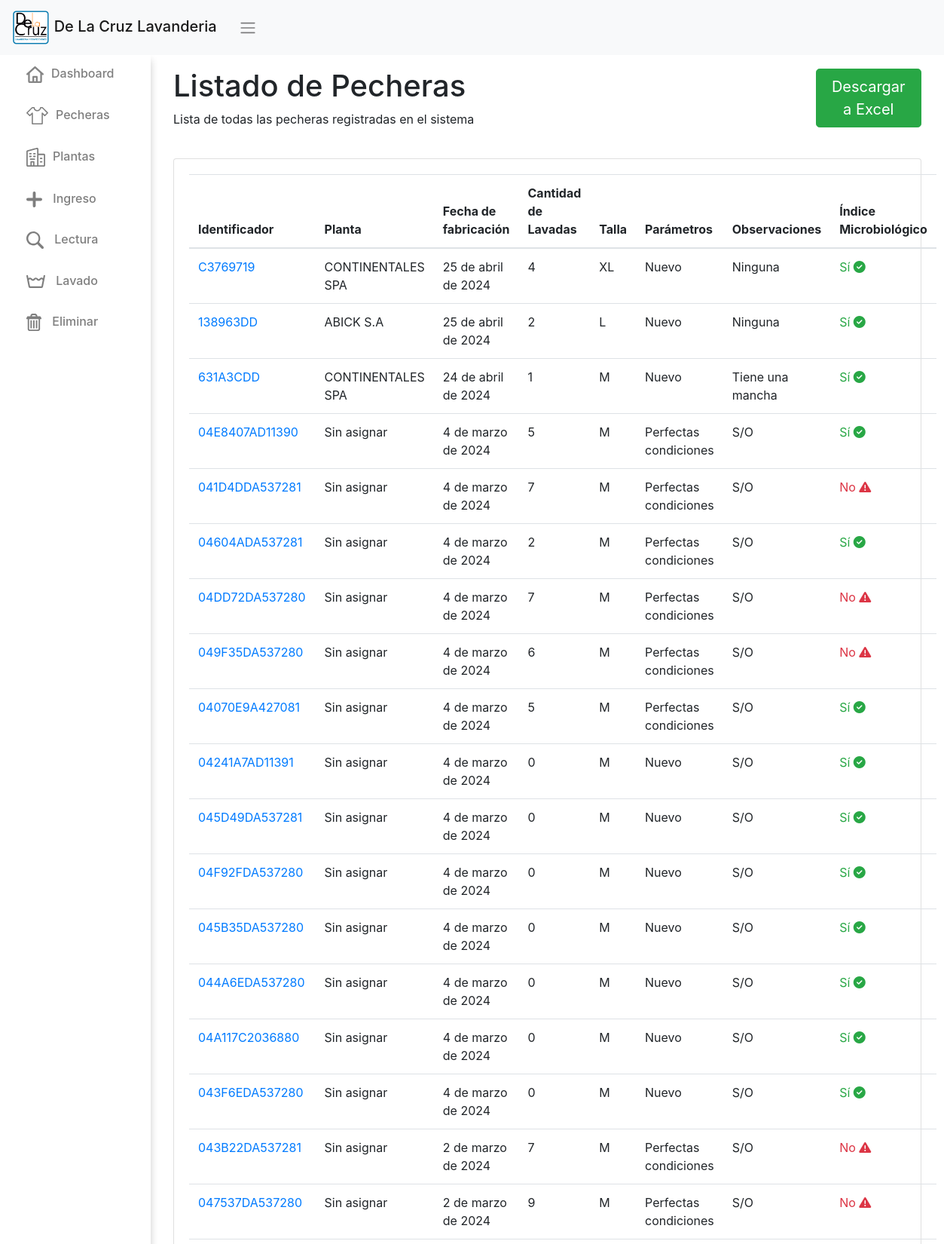
/listado/ (upper part), run on the app's committed database.
### app/models.py (models this page shows, shortened)
class Pechera(models.Model):
    id_pechera = models.CharField(max_length=100, unique=True)
    fecha_fabricacion = models.DateField(null=True)
    talla = models.CharField(max_length=5)
    cantidad_lavados = models.IntegerField(default=0)
    observaciones = models.CharField(max_length=500, blank=True)
    planta = models.IntegerField (choices=PLANTAS_CHOICES,default=1)
    parameters = models.CharField(max_length=50, choices=PARAMETERS_CHOICES, default='1')
    indice_microbiologico = models.CharField(max_length=2, choices=OPCIONES_INDICE, default='Si', verbose_name="Índice Microbiológico")
    eliminada = models.BooleanField(default=False)

### app/views.py (the view)
# urls.py: path('listado/', listado, name="listado" ),
def listado(request):
    latest_pecheras = Pechera.objects.exclude(eliminada=True).order_by('-fecha_fabricacion')[:]
    plantas = Planta.objects.all()
    context = {
        'latest_pecheras': latest_pecheras,'plantas': plantas
    }
    return render(request, 'app/listado.html', context)

### app/templates/app/listado.html (shortened to what this page needs)
{% extends 'app/base.html' %} {% load static %}
{% block contenido %}
<div>
  <div class="row" style="display: flex;  align-items: center;">
    <div class="col-sm-10 mb-3">
      <h1>Listado de Pecheras</h1>
      <Spam>Lista de todas las pecheras registradas en el sistema</Spam>
    </div>
    <div class="col-sm-2 mb-3">
      <a class="btn btn-success btn-block btn-lg" href="{% url 'exportar_a_excel' %}" role="button" style="margin-left: auto;">Descargar a Excel</a>
    </div>
  </div><br>
  <div class="card mb-4">
    <div class="card-body">
      <table class="table table-responsive-sm table-fluid">
        <thead>
          <tr>
            <th>Identificador</th>
            <th>Planta</th>
            <th>Fecha de fabricación</th>
            <th>Cantidad de Lavadas</th>
            <th>Talla</th>
            <th>Parámetros</th>
            <th>Observaciones</th>
            <th>Índice Microbiológico</th>
          </tr>
        </thead>
        <tbody>
          {% for pechera in latest_pecheras %}
            <tr>
              <td><a href="{% url 'lectura' %}?id={{pechera.id_pechera|urlencode}}">{{ pechera.id_pechera }}</a></td>
              <td>{{ pechera.get_planta_display }}</td>
              <td>{{ pechera.fecha_fabricacion }}</td>
              <td>{{ pechera.cantidad_lavados }}</td>
              <td>{{ pechera.talla }}</td>
              <td>{{ pechera.get_parameters_display }}</td>
              <td>{{ pechera.observaciones }}</td>
              <td>
                {% if pechera.indice_microbiologico == 'No' %}
                  <span class="text-danger">No</span>
                  <i class="fas fa-exclamation-triangle text-danger"></i>
                {% elif pechera.indice_microbiologico == 'Si' %}
                  <span class="text-success">Sí</span>
                  <i class="fas fa-check-circle text-success"></i>
                {% else %}
                  <span class="text-warning">Valor no reconocido: {{ pechera.indice_microbiologico }}</span>
                {% endif %}
              </td>
            </tr>
          {% endfor %}
        </tbody>
      </table>
    </div>
  </div>
  {% endblock %}

### app/static/app/css/style.css (style rules this page uses)
body { margin: 0; padding: 0; }

### data on the page
Pechera: id_pechera "C3769719", planta "CONTINENTALES SPA", fecha_fabricacion "25 de abril de 2024", cantidad_lavados "4", talla "XL", parameters "Nuevo", observaciones "Ninguna", indice_microbiologico "Sí"
Pechera: id_pechera "138963DD", planta "ABICK S.A", fecha_fabricacion "25 de abril de 2024", cantidad_lavados "2", talla "L", parameters "Nuevo", observaciones "Ninguna", indice_microbiologico "Sí"
Pechera: id_pechera "631A3CDD", planta "CONTINENTALES SPA", fecha_fabricacion "24 de abril de 2024", cantidad_lavados "1", talla "M", parameters "Nuevo", observaciones "Tiene una mancha", indice_microbiologico "Sí"
Pechera: id_pechera "04E8407AD11390", planta "Sin asignar", fecha_fabricacion "4 de marzo de 2024", cantidad_lavados "5", talla "M", parameters "Perfectas condiciones", observaciones "S/O", indice_microbiologico "Sí"
Pechera: id_pechera "041D4DDA537281", planta "Sin asignar", fecha_fabricacion "4 de marzo de 2024", cantidad_lavados "7", talla "M", parameters "Perfectas condiciones", observaciones "S/O", indice_microbiologico "No"
Pechera: id_pechera "04604ADA537281", planta "Sin asignar", fecha_fabricacion "4 de marzo de 2024", cantidad_lavados "2", talla "M", parameters "Perfectas condiciones", observaciones "S/O", indice_microbiologico "Sí"
Pechera: id_pechera "04DD72DA537280", planta "Sin asignar", fecha_fabricacion "4 de marzo de 2024", cantidad_lavados "7", talla "M", parameters "Perfectas condiciones", observaciones "S/O", indice_microbiologico "No"
Pechera: id_pechera "049F35DA537280", planta "Sin asignar", fecha_fabricacion "4 de marzo de 2024", cantidad_lavados "6", talla "M", parameters "Perfectas condiciones", observaciones "S/O", indice_microbiologico "No"
Pechera: id_pechera "04070E9A427081", planta "Sin asignar", fecha_fabricacion "4 de marzo de 2024", cantidad_lavados "5", talla "M", parameters "Perfectas condiciones", observaciones "S/O", indice_microbiologico "Sí"
Pechera: id_pechera "04241A7AD11391", planta "Sin asignar", fecha_fabricacion "4 de marzo de 2024", cantidad_lavados "0", talla "M", parameters "Nuevo", observaciones "S/O", indice_microbiologico "Sí"
Pechera: id_pechera "045D49DA537281", planta "Sin asignar", fecha_fabricacion "4 de marzo de 2024", cantidad_lavados "0", talla "M", parameters "Nuevo", observaciones "S/O", indice_microbiologico "Sí"
Pechera: id_pechera "04F92FDA537280", planta "Sin asignar", fecha_fabricacion "4 de marzo de 2024", cantidad_lavados "0", talla "M", parameters "Nuevo", observaciones "S/O", indice_microbiologico "Sí"
Pechera: id_pechera "045B35DA537280", planta "Sin asignar", fecha_fabricacion "4 de marzo de 2024", cantidad_lavados "0", talla "M", parameters "Nuevo", observaciones "S/O", indice_microbiologico "Sí"
Pechera: id_pechera "044A6EDA537280", planta "Sin asignar", fecha_fabricacion "4 de marzo de 2024", cantidad_lavados "0", talla "M", parameters "Nuevo", observaciones "S/O", indice_microbiologico "Sí"
Pechera: id_pechera "04A117C2036880", planta "Sin asignar", fecha_fabricacion "4 de marzo de 2024", cantidad_lavados "0", talla "M", parameters "Nuevo", observaciones "S/O", indice_microbiologico "Sí"
Pechera: id_pechera "043F6EDA537280", planta "Sin asignar", fecha_fabricacion "4 de marzo de 2024", cantidad_lavados "0", talla "M", parameters "Nuevo", observaciones "S/O", indice_microbiologico "Sí"
Pechera: id_pechera "043B22DA537281", planta "Sin asignar", fecha_fabricacion "2 de marzo de 2024", cantidad_lavados "7", talla "M", parameters "Perfectas condiciones", observaciones "S/O", indice_microbiologico "No"
Pechera: id_pechera "047537DA537280", planta "Sin asignar", fecha_fabricacion "2 de marzo de 2024", cantidad_lavados "9", talla "M", parameters "Perfectas condiciones", observaciones "S/O", indice_microbiologico "No"
